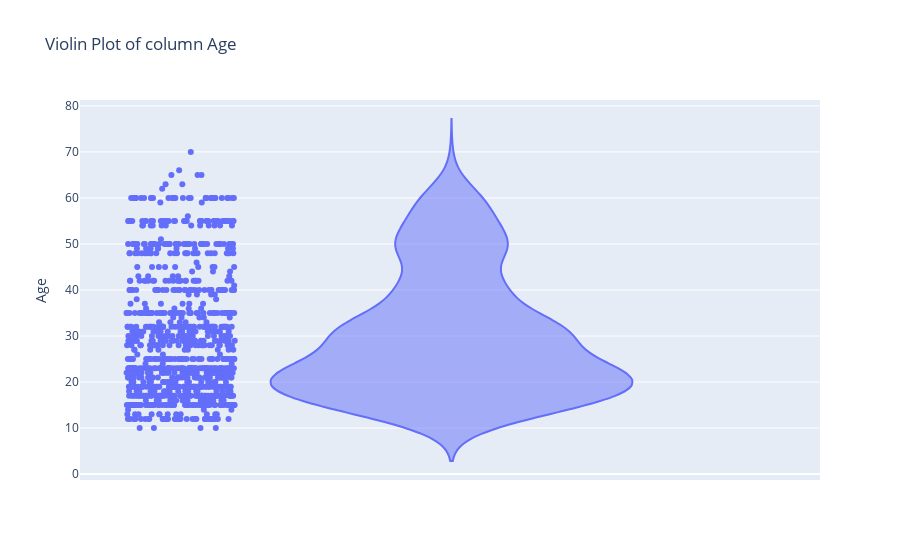
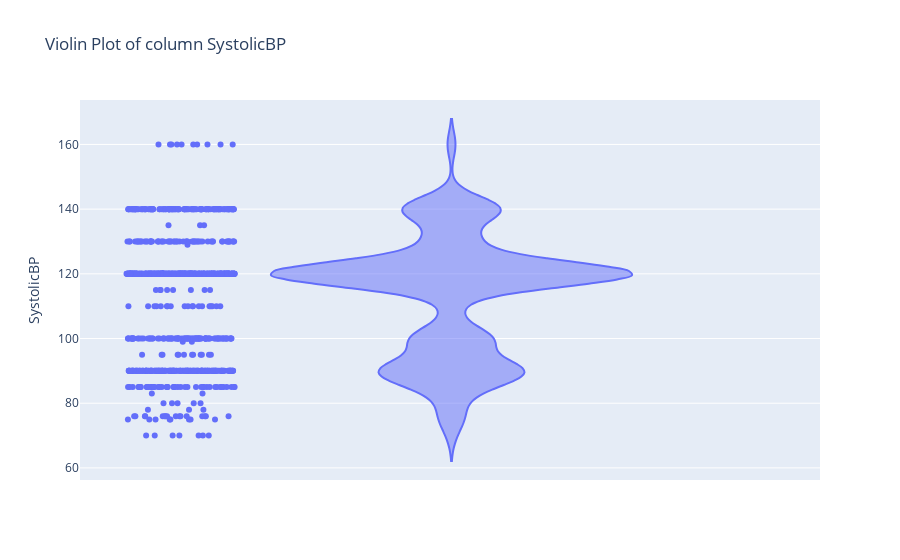
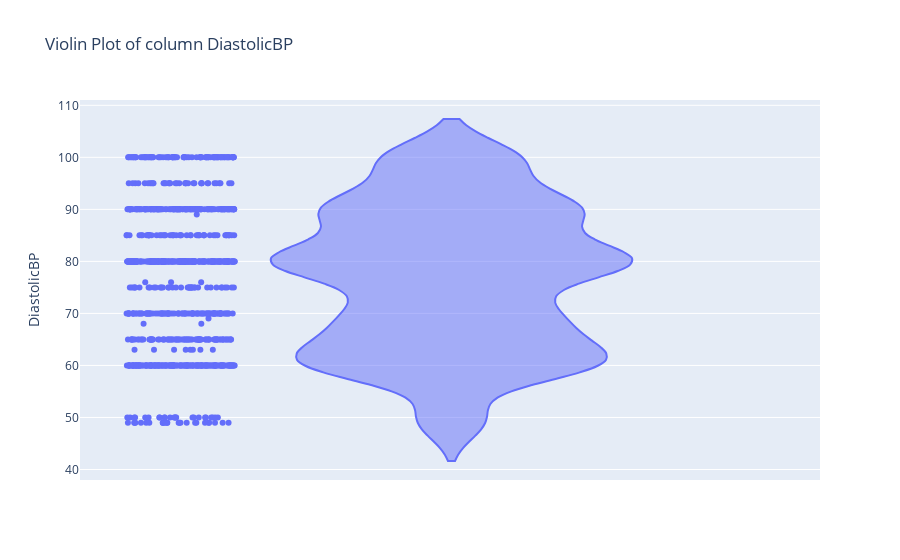

Write notebook code for charts like these, in order.
### Code cell
for col in df.columns:
  fig = px.violin(df, y=col, points='all', title="Violin Plot of column {0}".format(col))
  fig.show()

### Figure 1 — Plotly figure (JSON) as saved in the notebook; plotly's stock layout.template omitted (floating-point values rounded to 4 significant figures; data arrays with more than 128 entries replaced by an {"elided": "..."} marker saying what was removed)
{"data": [{"alignmentgroup": "True", "box": {"visible": false}, "hovertemplate": "Age=%{y}<extra></extra>", "legendgroup": "", "marker": {"color": "#636efa"}, "name": "", "offsetgroup": "", "orientation": "v", "points": "all", "scalegroup": "True", "showlegend": false, "type": "violin", "x0": " ", "xaxis": "x", "y": {"elided": "1014 int values"}, "y0": " ", "yaxis": "y"}], "layout": {"legend": {"tracegroupgap": 0}, "title": {"text": "Violin Plot of column Age"}, "violinmode": "group", "xaxis": {"anchor": "y", "domain": [0, 1]}, "yaxis": {"anchor": "x", "domain": [0, 1], "title": {"text": "Age"}}}}

### Figure 2 — Plotly figure (JSON) as saved in the notebook; plotly's stock layout.template omitted (floating-point values rounded to 4 significant figures; data arrays with more than 128 entries replaced by an {"elided": "..."} marker saying what was removed)
{"data": [{"alignmentgroup": "True", "box": {"visible": false}, "hovertemplate": "SystolicBP=%{y}<extra></extra>", "legendgroup": "", "marker": {"color": "#636efa"}, "name": "", "offsetgroup": "", "orientation": "v", "points": "all", "scalegroup": "True", "showlegend": false, "type": "violin", "x0": " ", "xaxis": "x", "y": {"elided": "1014 int values"}, "y0": " ", "yaxis": "y"}], "layout": {"legend": {"tracegroupgap": 0}, "title": {"text": "Violin Plot of column SystolicBP"}, "violinmode": "group", "xaxis": {"anchor": "y", "domain": [0, 1]}, "yaxis": {"anchor": "x", "domain": [0, 1], "title": {"text": "SystolicBP"}}}}

### Figure 3 — Plotly figure (JSON) as saved in the notebook; plotly's stock layout.template omitted (floating-point values rounded to 4 significant figures; data arrays with more than 128 entries replaced by an {"elided": "..."} marker saying what was removed)
{"data": [{"alignmentgroup": "True", "box": {"visible": false}, "hovertemplate": "DiastolicBP=%{y}<extra></extra>", "legendgroup": "", "marker": {"color": "#636efa"}, "name": "", "offsetgroup": "", "orientation": "v", "points": "all", "scalegroup": "True", "showlegend": false, "type": "violin", "x0": " ", "xaxis": "x", "y": {"elided": "1014 int values"}, "y0": " ", "yaxis": "y"}], "layout": {"legend": {"tracegroupgap": 0}, "title": {"text": "Violin Plot of column DiastolicBP"}, "violinmode": "group", "xaxis": {"anchor": "y", "domain": [0, 1]}, "yaxis": {"anchor": "x", "domain": [0, 1], "title": {"text": "DiastolicBP"}}}}
